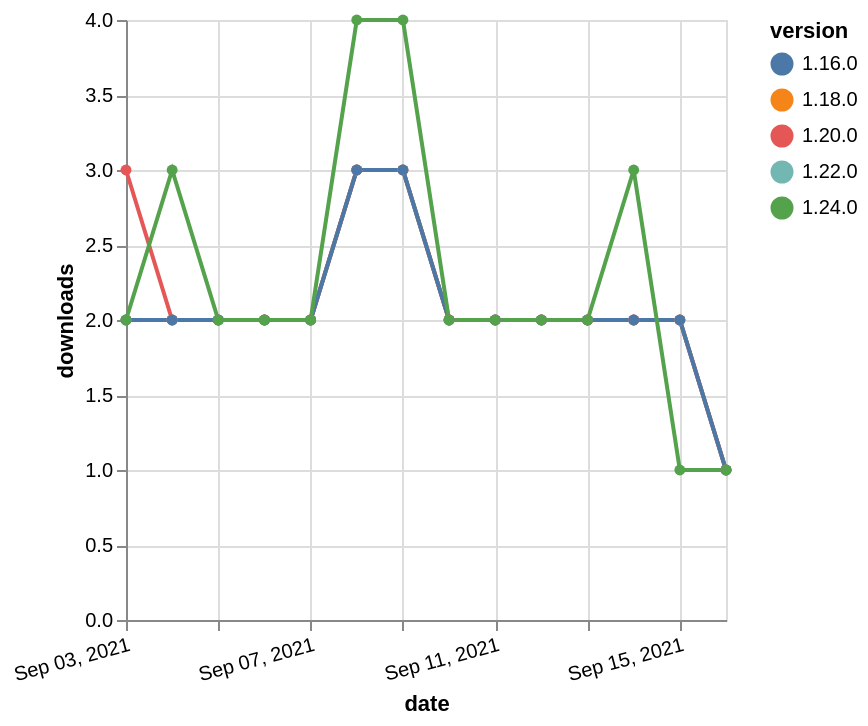

Source (Vega-Lite JSON):
### Vega-Lite specification from a JSON file in a GitHub repository (floating-point values rounded to 4 significant figures)
{"$schema": "https://vega.github.io/schema/vega-lite/v5.json", "description": "A simple bar chart with embedded data.", "data": {"values": [{"date": "2021-09-03", "total": 1675, "delta": 2, "version": "1.18.0"}, {"date": "2021-09-04", "total": 1677, "delta": 2, "version": "1.18.0"}, {"date": "2021-09-05", "total": 1679, "delta": 2, "version": "1.18.0"}, {"date": "2021-09-06", "total": 1681, "delta": 2, "version": "1.18.0"}, {"date": "2021-09-07", "total": 1683, "delta": 2, "version": "1.18.0"}, {"date": "2021-09-08", "total": 1686, "delta": 3, "version": "1.18.0"}, {"date": "2021-09-09", "total": 1689, "delta": 3, "version": "1.18.0"}, {"date": "2021-09-10", "total": 1691, "delta": 2, "version": "1.18.0"}, {"date": "2021-09-11", "total": 1693, "delta": 2, "version": "1.18.0"}, {"date": "2021-09-12", "total": 1695, "delta": 2, "version": "1.18.0"}, {"date": "2021-09-13", "total": 1697, "delta": 2, "version": "1.18.0"}, {"date": "2021-09-14", "total": 1699, "delta": 2, "version": "1.18.0"}, {"date": "2021-09-15", "total": 1701, "delta": 2, "version": "1.18.0"}, {"date": "2021-09-16", "total": 1702, "delta": 1, "version": "1.18.0"}, {"date": "2021-09-03", "total": 989, "delta": 2, "version": "1.22.0"}, {"date": "2021-09-04", "total": 991, "delta": 2, "version": "1.22.0"}, {"date": "2021-09-05", "total": 993, "delta": 2, "version": "1.22.0"}, {"date": "2021-09-06", "total": 995, "delta": 2, "version": "1.22.0"}, {"date": "2021-09-07", "total": 997, "delta": 2, "version": "1.22.0"}, {"date": "2021-09-08", "total": 1000, "delta": 3, "version": "1.22.0"}, {"date": "2021-09-09", "total": 1003, "delta": 3, "version": "1.22.0"}, {"date": "2021-09-10", "total": 1005, "delta": 2, "version": "1.22.0"}, {"date": "2021-09-11", "total": 1007, "delta": 2, "version": "1.22.0"}, {"date": "2021-09-12", "total": 1009, "delta": 2, "version": "1.22.0"}, {"date": "2021-09-13", "total": 1011, "delta": 2, "version": "1.22.0"}, {"date": "2021-09-14", "total": 1013, "delta": 2, "version": "1.22.0"}, {"date": "2021-09-15", "total": 1015, "delta": 2, "version": "1.22.0"}, {"date": "2021-09-16", "total": 1016, "delta": 1, "version": "1.22.0"}, {"date": "2021-09-03", "total": 1462, "delta": 3, "version": "1.20.0"}, {"date": "2021-09-04", "total": 1464, "delta": 2, "version": "1.20.0"}, {"date": "2021-09-05", "total": 1466, "delta": 2, "version": "1.20.0"}, {"date": "2021-09-06", "total": 1468, "delta": 2, "version": "1.20.0"}, {"date": "2021-09-07", "total": 1470, "delta": 2, "version": "1.20.0"}, {"date": "2021-09-08", "total": 1473, "delta": 3, "version": "1.20.0"}, {"date": "2021-09-09", "total": 1476, "delta": 3, "version": "1.20.0"}, {"date": "2021-09-10", "total": 1478, "delta": 2, "version": "1.20.0"}, {"date": "2021-09-11", "total": 1480, "delta": 2, "version": "1.20.0"}, {"date": "2021-09-12", "total": 1482, "delta": 2, "version": "1.20.0"}, {"date": "2021-09-13", "total": 1484, "delta": 2, "version": "1.20.0"}, {"date": "2021-09-14", "total": 1486, "delta": 2, "version": "1.20.0"}, {"date": "2021-09-15", "total": 1488, "delta": 2, "version": "1.20.0"}, {"date": "2021-09-16", "total": 1489, "delta": 1, "version": "1.20.0"}, {"date": "2021-09-03", "total": 2072, "delta": 2, "version": "1.16.0"}, {"date": "2021-09-04", "total": 2074, "delta": 2, "version": "1.16.0"}, {"date": "2021-09-05", "total": 2076, "delta": 2, "version": "1.16.0"}, {"date": "2021-09-06", "total": 2078, "delta": 2, "version": "1.16.0"}, {"date": "2021-09-07", "total": 2080, "delta": 2, "version": "1.16.0"}, {"date": "2021-09-08", "total": 2083, "delta": 3, "version": "1.16.0"}, {"date": "2021-09-09", "total": 2086, "delta": 3, "version": "1.16.0"}, {"date": "2021-09-10", "total": 2088, "delta": 2, "version": "1.16.0"}, {"date": "2021-09-11", "total": 2090, "delta": 2, "version": "1.16.0"}, {"date": "2021-09-12", "total": 2092, "delta": 2, "version": "1.16.0"}, {"date": "2021-09-13", "total": 2094, "delta": 2, "version": "1.16.0"}, {"date": "2021-09-14", "total": 2096, "delta": 2, "version": "1.16.0"}, {"date": "2021-09-15", "total": 2098, "delta": 2, "version": "1.16.0"}, {"date": "2021-09-16", "total": 2099, "delta": 1, "version": "1.16.0"}, {"date": "2021-09-03", "total": 682, "delta": 2, "version": "1.24.0"}, {"date": "2021-09-04", "total": 685, "delta": 3, "version": "1.24.0"}, {"date": "2021-09-05", "total": 687, "delta": 2, "version": "1.24.0"}, {"date": "2021-09-06", "total": 689, "delta": 2, "version": "1.24.0"}, {"date": "2021-09-07", "total": 691, "delta": 2, "version": "1.24.0"}, {"date": "2021-09-08", "total": 695, "delta": 4, "version": "1.24.0"}, {"date": "2021-09-09", "total": 699, "delta": 4, "version": "1.24.0"}, {"date": "2021-09-10", "total": 701, "delta": 2, "version": "1.24.0"}, {"date": "2021-09-11", "total": 703, "delta": 2, "version": "1.24.0"}, {"date": "2021-09-12", "total": 705, "delta": 2, "version": "1.24.0"}, {"date": "2021-09-13", "total": 707, "delta": 2, "version": "1.24.0"}, {"date": "2021-09-14", "total": 710, "delta": 3, "version": "1.24.0"}, {"date": "2021-09-15", "total": 711, "delta": 1, "version": "1.24.0"}, {"date": "2021-09-16", "total": 712, "delta": 1, "version": "1.24.0"}]}, "width": "container", "mark": {"type": "line", "point": {"filled": true}}, "encoding": {"x": {"field": "date", "type": "temporal", "timeUnit": "yearmonthdate", "title": "date", "axis": {"labelAngle": -15}}, "y": {"field": "delta", "type": "quantitative", "title": "downloads"}, "color": {"field": "version", "type": "nominal"}, "tooltip": {"field": "delta"}}}
